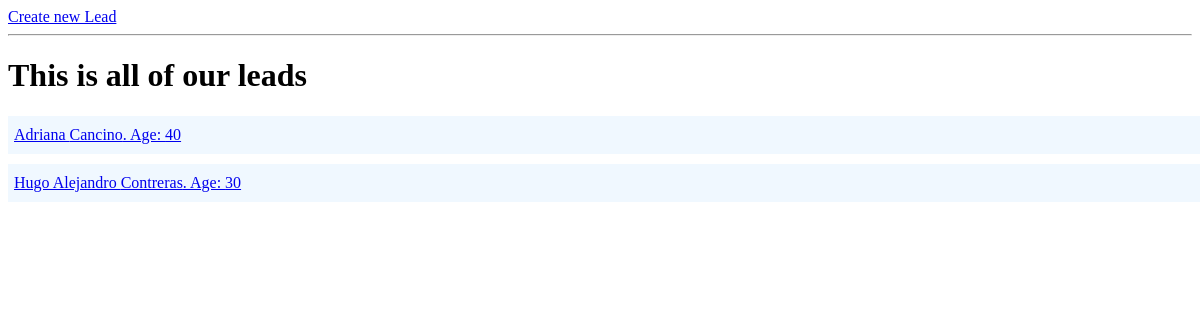
The page /leads/ on the database as committed earlier.
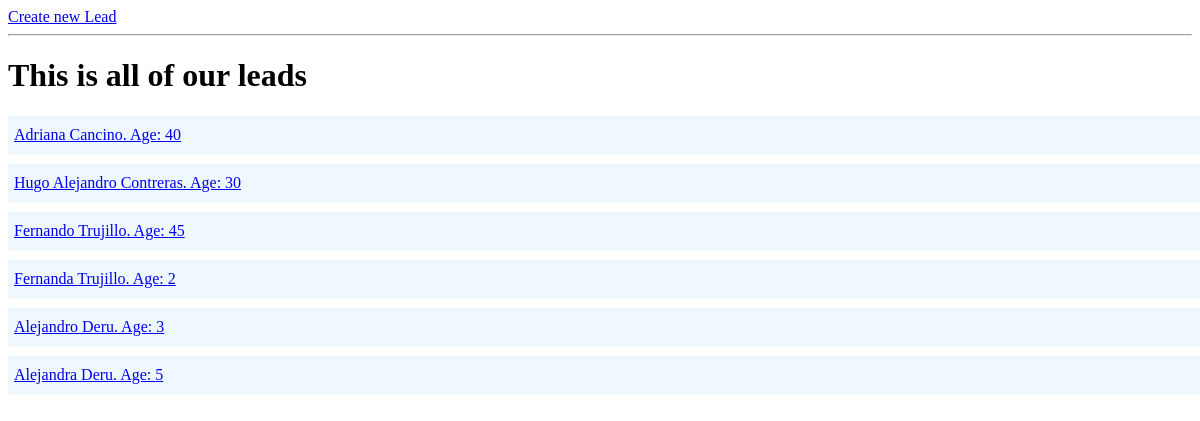
The same page on the database as committed later.
### leads/models.py (models this page shows, shortened)
class Lead(models.Model):
    first_name = models.CharField(max_length=20)
    last_name = models.CharField(max_length=20)
    age = models.IntegerField(default=0)
    agent = models.ForeignKey("Agent", on_delete=models.CASCADE)

### leads/views.py (the view)
# urls.py: path('', lead_list),
def lead_list(request):
    leads = Lead.objects.all()
    context = {
        "leads": leads
    }
    return render(request, "leads/lead_list.html", context)

### leads/templates/leads/lead_list.html (shortened to what this page needs)
<!DOCTYPE html>
<html lang="en">
<head>
</head>
<body>
    <a href="/leads/create">Create new Lead</a>
    <hr />
    <h1>This is all of our leads</h1>
    {% for lead in leads %}
        <div class="lead">
            <a href="/leads/{{ lead.pk }}">{{ lead.first_name }} {{ lead.last_name }}. Age: {{ lead.age }}</a>
        </div>
    {% endfor %}
</body>
</html>

### leads/templates/leads/lead_list.html (style rules this page uses)
.lead { padding-top: 10px; padding-bottom: 10px; padding-left: 6px; padding-right: 6px; margin-top: 10px; background-color: aliceblue; width: 100%; }

Rows that differ between the two databases and show on the page:
added Lead: first_name "Fernando", last_name "Trujillo", age "45"
added Lead: first_name "Fernanda", last_name "Trujillo", age "2"
added Lead: first_name "Alejandro", last_name "Deru", age "3"
added Lead: first_name "Alejandra", last_name "Deru", age "5"
